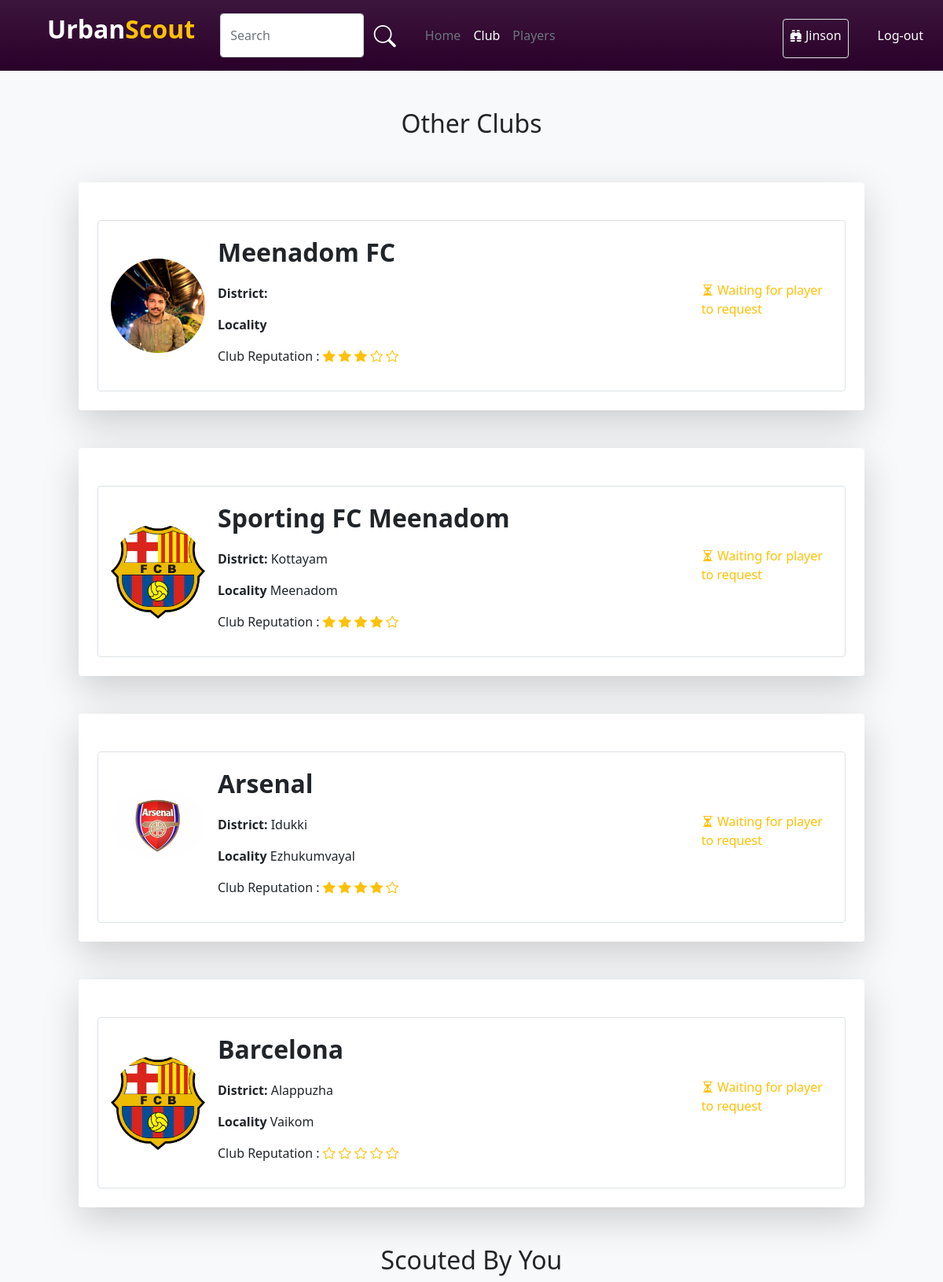
Page /ScoutClub (signed in) on the earlier database version.
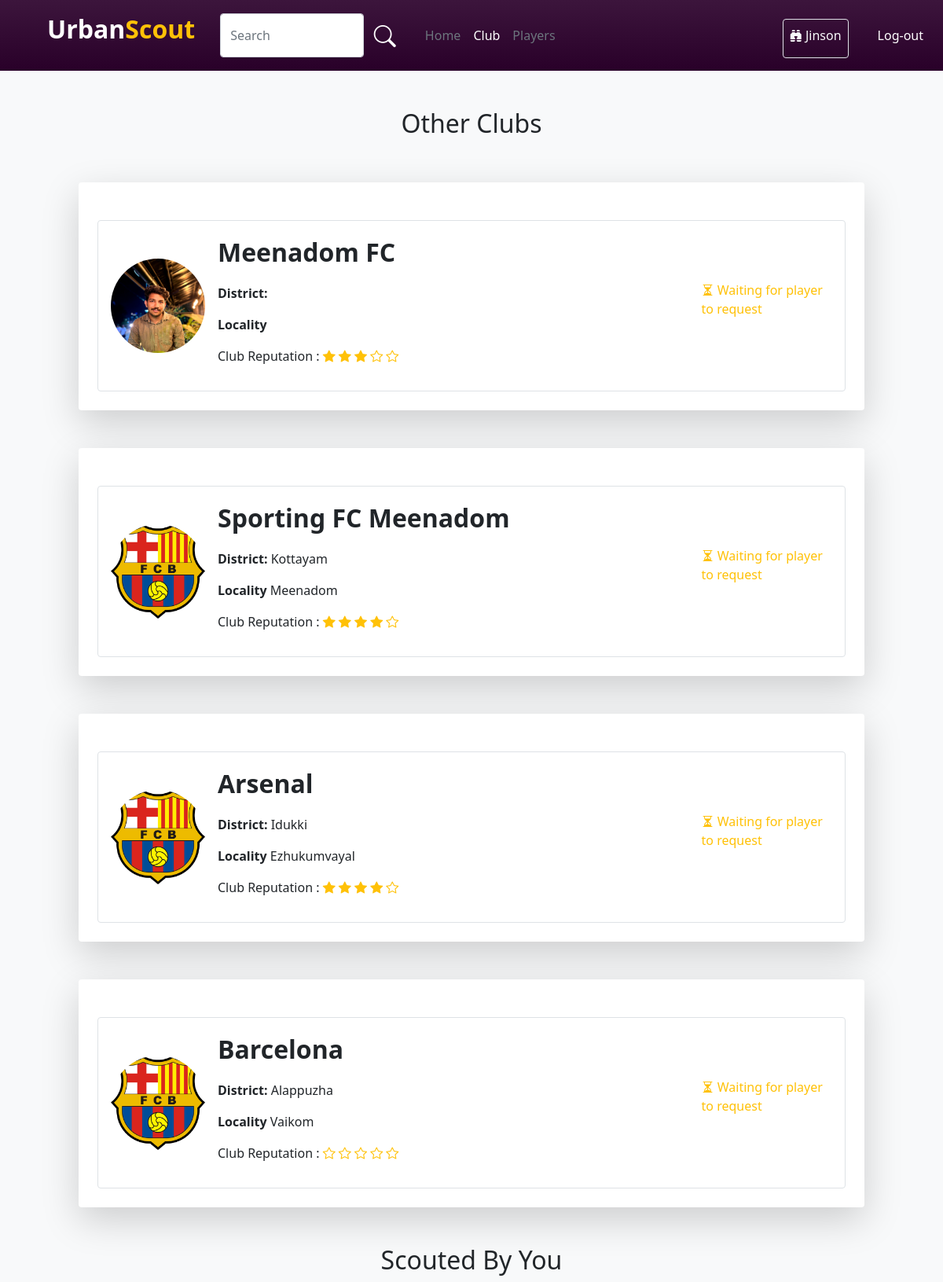
Same page on the later database version.
### account/models.py (models this page shows)
class User(AbstractUser):
    username=models.CharField(max_length=32, blank=True, null=True)
    USERNAME_FIELD = 'email'
    email = models.EmailField(unique=True)
    img=models.ImageField(upload_to='pics',default='https://img.freepik.com/free-icon/man_318-677829.jpg',null=True)
    is_player=models.BooleanField('is_player',default=False)
    is_club=models.BooleanField('is_club',default=False)
    is_scout=models.BooleanField('is_scout',default=False)
    player_dob = models.DateField(("Date of Birth"), default=date.today, validators=[validate_dob])
    player_pos = models.CharField(("Position"),default='',max_length=30,choices=Pos_Choice)
    district = models.CharField(("District"),default='',max_length=20,choices=District_Choice)
    locality = models.CharField(("Locality"),default='',max_length=50,blank=True)
    player_foot = models.CharField(("Prefered Foot"),default='',max_length=10,choices=Foot_Choice)
    player_ability = models.IntegerField(("Ability"),default=0,choices=Ability_Choice)
    club_reputation = models.IntegerField(("Club Reputation"),default=0,choices=Ability_Choice)
    player_potential = models.IntegerField(("Potential"),default=0,choices=Ability_Choice)
    desc=models.CharField(("Description"),max_length=100, default='')
    club_name=models.CharField((("Club Name")),default='',max_length=30)
    scouted_by=models.CharField(max_length=30,default='')
    REQUIRED_FIELDS = []

### account/views.py (the view)
# urls.py: path('ScoutClub',views.scoutClub,name="ScoutClub"),
def scoutClub(request):
    user = request.user
    interested_Clubs = ShortlistedClubScouts.objects.filter(scout_id=user.id).values_list('club_id', flat=True)
    all_clubs = User.objects.filter(is_club=True).values()
    fullname = "{} {}".format(user.first_name, user.last_name)
    print(fullname)
    ability_range = range(0, 5)
    interested_Clubs_list = []
    not_interested_Clubs_list = []
    for Club in all_clubs:
        Club_id = Club['id']
        Club_data = {
            'id': Club['id'],
            'club_name': Club['club_name'],
            'img':Club['img'],
            'district':Club['district'],
            'locality':Club['locality'],
            'club_reputation':Club['club_reputation'],
            'scouted_by':Club['scouted_by'],
        }
        if Club_id in interested_Clubs:
            interested_Clubs_list.append(Club_data)
        else:
            not_interested_Clubs_list.append(Club_data)
    print(interested_Clubs_list)
    return render(request, 'ScoutClub.html', {
        'fullname':fullname,
        'abilityRange':ability_range,
        'interested_Clubs': interested_Clubs_list,
        'not_interested_Clubs': not_interested_Clubs_list,
    })

### template/ScoutClub.html (shortened to what this page needs)
{% load static %}
<!DOCTYPE html>
<html lang="en">
<head>
    <link rel="stylesheet" href="{% static 'style.css' %}">
    <link href="https://cdn.jsdelivr.net/npm/bootstrap@5.0.2/dist/css/bootstrap.min.css" rel="stylesheet"
>
    <link rel="stylesheet" href="https://cdn.jsdelivr.net/npm/bootstrap-icons@1.10.5/font/bootstrap-icons.css">
</head>
<body class="bg-light">
    <nav class="navbar player-navbar navbar-expand-lg">
        <div class="container-fluid">
            <a class="ms-5 navbar-brand d-flex fs-2 fw-bold" href="#"><p class="text-white">Urban</p><p class="text-warning">Scout</p></a>
            <div class="collapse navbar-collapse" id="navbarNav">
                <div class="ms-3 d-flex w-50">
                    <input type="text" class="form-control" placeholder="Search">
                    <button class="btn shadow-none"><i class="bi bi-search fs-3 text-white"></i></button>
                </div>
                <div class="ms-3">
                    <ul class="navbar-nav me-auto mb-2 mb-lg-0">
                        <li class="nav-item">
                            <a class="nav-link  text-secondary" aria-current="page" href="{% url 'index' %}">Home</a>
                        </li>
                        <li class="nav-item">
                            <a class="nav-link text-white" aria-current="page" href="{% url 'ScoutClub' %}">Club</a>
                        </li>
                        <li class="nav-item">
                            <a class="nav-link text-secondary" aria-current="page" href="{% url 'ScoutPlayer' %}">Players</a>
                        </li>
                    </ul>
                </div>
                <div class="d-flex w-100 justify-content-start justify-content-sm-end">
                    <div class="border rounded p-2 pb-0 mt-2 ms-3">
                        <p class="text-light "><i class="bi bi-binoculars-fill"></i> {{user.first_name}}</p>
                    </div>
                    <a class="d-flex flex-column justify-content-center text-decoration-none" href="{% url 'logout' %}"><button class="btn text-white ms-4">Log-out</button></a>
                </div>
            </div>
        </div>
    </nav>
    <div class="d-flex flex-column align-items-center justify-content-center">
        {% if not_interested_Clubs|length > 0 %}
        <h2 class="mt-5">Other Clubs</h2>
        {% endif %}
        {% for i in not_interested_Clubs %}
        {% if i.scouted_by != fullname %}
        <div class="col-10 bg-white rounded p-4 shadow-lg mt-5">
            <div class="border mt-4 d-flex flex-lg-row flex-column justify-content-center justify-content-lg-start align-items-center w-100 p-3 rounded">
                <div class="d-flex align-items-center">
                    <div class="player-scout-img">
                        <img class="w-100 rounded-circle" src={{i.img}} alt="">
                    </div>
                </div>
                <div class="ms-3 col-lg-5 col-12">
                    <p class="fs-2 fw-bold">{{i.club_name}}</p>
                    <p class=""><b>District: </b>{{i.district}} </p>
                    <p class=""><b>Locality </b>{{i.locality}}</p>
                    <p>Club Reputation :{% with reputation=i.club_reputation %} {% for j in abilityRange %}
                        {% if j < reputation %}
                        <i class="bi bi-star-fill text-warning"></i>
                        {% else %}
                        <i class="bi bi-star text-warning"></i>
                        {% endif %}
                        {% endfor %}
                        {% endwith %}
                    </p>
                </div>
                <div class="d-flex justify-content-lg-end justify-content-center w-100">
                    <div class="d-flex align-items-center justify-content-center col-5">
                        <p class="text-warning"><i class="bi bi-hourglass-split"></i> Waiting for player to request</p>
                    </div>
                </div>
            </div>
        </div>
        {% endif %}
        {% endfor %}
        {% if not_interested_Clubs|length > 0 %}
        <h2 class="mt-5">Scouted By You</h2>
        {% endif %}
    </div>
</body>
</html>

### static/style.css (style rules this page uses)
.player-navbar { background: linear-gradient(rgb(60, 21, 60), rgb(41, 0, 41)); }
.player-scout-img { width: 120px; height: 120px; }

Differences in the rows shown:
changed User "Arsenal": img: a different picture
